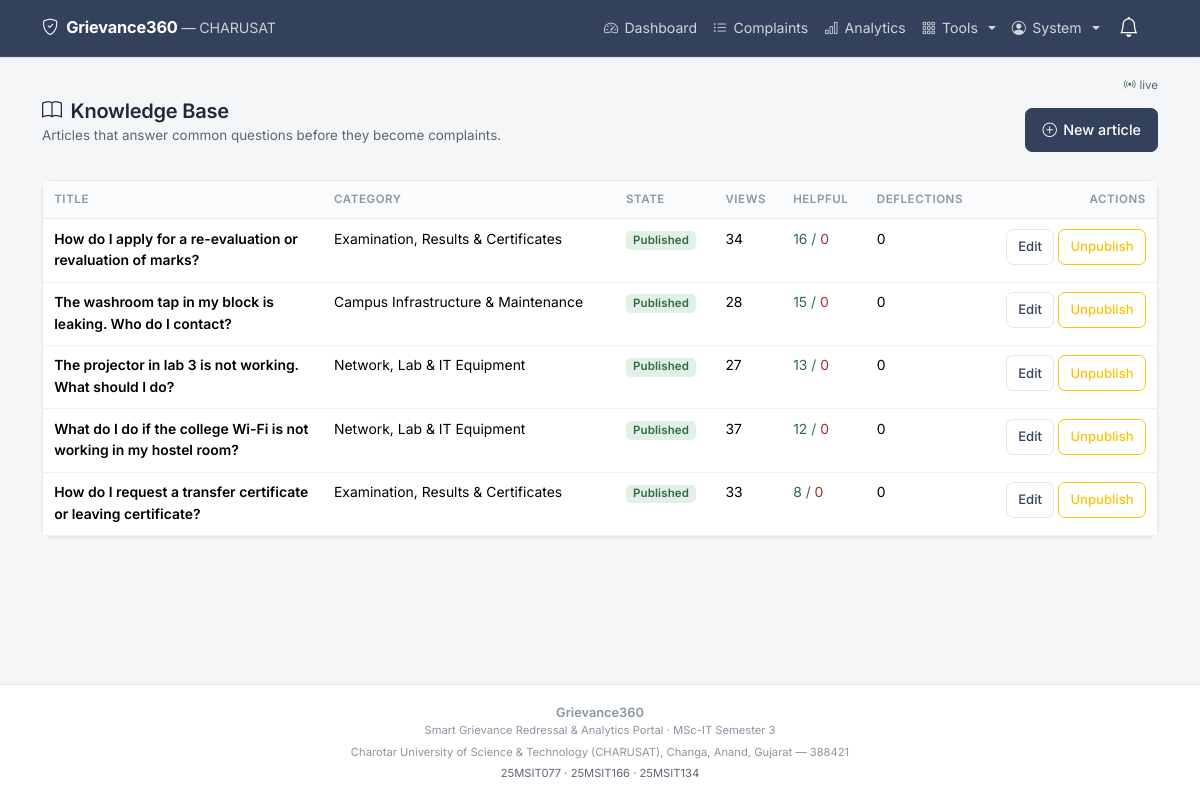
Screenshot of /admin/kb (signed in) with the database file from the repository.
### tables this page shows
CREATE TABLE users (
    id             INTEGER PRIMARY KEY AUTOINCREMENT,
    name           TEXT NOT NULL,
    email          TEXT NOT NULL UNIQUE,
    password_hash  TEXT NOT NULL,
    role           TEXT NOT NULL DEFAULT 'student'
                   CHECK (role IN ('student','staff','admin')),
    department_id  INTEGER,
    enrollment_no  TEXT,
    phone          TEXT,
    is_active      INTEGER NOT NULL DEFAULT 1,
    reset_token    TEXT,
    reset_expires  TEXT,
    created_at     TEXT NOT NULL, photo TEXT, program TEXT, student_department TEXT, semester TEXT,
    FOREIGN KEY (department_id) REFERENCES departments(id)
);

CREATE TABLE kb_articles (
    id           INTEGER PRIMARY KEY AUTOINCREMENT,
    title        TEXT NOT NULL,
    body         TEXT NOT NULL,
    category_id  INTEGER,
    is_published INTEGER NOT NULL DEFAULT 1,
    views        INTEGER NOT NULL DEFAULT 0,
    helpful_yes  INTEGER NOT NULL DEFAULT 0,
    helpful_no   INTEGER NOT NULL DEFAULT 0,
    deflections  INTEGER NOT NULL DEFAULT 0,
    author_id    INTEGER,
    published_at TEXT NOT NULL,
    FOREIGN KEY (category_id) REFERENCES categories(id),
    FOREIGN KEY (author_id)   REFERENCES users(id)
);

CREATE TABLE categories (
    id              INTEGER PRIMARY KEY AUTOINCREMENT,
    name            TEXT NOT NULL UNIQUE,
    department_id   INTEGER,
    sla_days        INTEGER NOT NULL DEFAULT 7,
    priority_weight INTEGER NOT NULL DEFAULT 1,
    created_at      TEXT NOT NULL,
    FOREIGN KEY (department_id) REFERENCES departments(id)
);

### app.py (the view)
@app.route("/admin/kb")
@login_required
@role_required("admin")
def admin_kb():
    articles = db.query_all(
        "SELECT a.*, c.name AS category_name "
        "FROM kb_articles a LEFT JOIN categories c ON c.id = a.category_id "
        "ORDER BY a.is_published DESC, a.helpful_yes DESC")
    return render_template("admin/kb.html", articles=articles)

### app.py (called while the page is built)
@login_manager.user_loader
def load_user(user_id):
    row = db.query_one(
        "SELECT * FROM users WHERE id = %s AND is_active = 1", (user_id,)
    )
    return User(row) if row else None

def role_required(*roles):
    def decorator(view):
        @wraps(view)
        def wrapped(*args, **kwargs):
            if not current_user.is_authenticated:
                return login_manager.unauthorized()
            if current_user.role not in roles:
                flash("You do not have permission to open that page.", "danger")
                return redirect(url_for("index"))
            return view(*args, **kwargs)
        return wrapped
    return decorator

@app.context_processor
def inject_globals():
    now = helpers.now_str()
    return {
        "status_color": helpers.status_color,
        "pretty_date": helpers.pretty_date,
        "priority_label": helpers.priority_label,
        "is_breached": helpers.is_breached,
        "days_left": helpers.days_left,
        "ALL_STATUSES": config.STATUSES,
        "current_year": datetime.now().year,
        "now": now,
    }

### db.py (called while the page is built, shortened)
def _connect():
    if config.DB_ENGINE == "sqlite":
        raw = sqlite3.connect(config.SQLITE_PATH)
        raw.row_factory = sqlite3.Row          # lets us build dicts from rows
        raw.execute("PRAGMA foreign_keys = ON")  # SQLite needs this switched on
        return _SQLiteConnection(raw)

def get_db():
    if "db" not in g:
        g.db = _connect()
    return g.db

def query_all(sql, params=()):
    cursor = get_db().cursor()
    cursor.execute(sql, params)
    rows = cursor.fetchall()
    cursor.close()
    return rows

def query_one(sql, params=()):
    cursor = get_db().cursor()
    cursor.execute(sql, params)
    row = cursor.fetchone()
    cursor.close()
    return row

    def execute(self, sql, params=()):
        return self._cursor.execute(sql.replace("%s", "?"), params)

    def fetchone(self):
        row = self._cursor.fetchone()
        return dict(row) if row is not None else None

    def fetchall(self):
        return [dict(row) for row in self._cursor.fetchall()]

    def close(self):
        self._cursor.close()

    def cursor(self):
        return _SQLiteCursor(self._connection.cursor())

    def close(self):
        self._connection.close()

### helpers.py (called while the page is built)
def now_str():
    return datetime.now().strftime(DT_FORMAT)

### templates/admin/kb.html (shortened to what this page needs)
{% extends "base.html" %}
{% block content %}
<div class="ge-page-head d-flex flex-wrap align-items-center justify-content-between gap-2">
  <div>
    <h4><i class="bi bi-book me-1"></i> Knowledge Base</h4>
    <p class="ge-page-sub">Articles that answer common questions before they become complaints.</p>
  </div>
  <a href="{{ url_for('admin_kb_save') }}" class="btn btn-primary">
    <i class="bi bi-plus-circle"></i> New article
  </a>
</div>
<div class="ge-card">
  <div class="ge-desktop-table table-responsive">
    <table class="table table-hover mb-0">
      <thead>
        <tr>
          <th>Title</th><th>Category</th><th>State</th>
          <th>Views</th><th>Helpful</th><th>Deflections</th>
          <th class="text-end">Actions</th>
        </tr>
      </thead>
      <tbody>
        {% for a in articles %}
        <tr>
          <td class="fw-semibold ge-wrap" style="max-width:260px">{{ a.title }}</td>
          <td>{{ a.category_name or '—' }}</td>
          <td>
            {% if a.is_published %}
              <span class="badge bg-success">Published</span>
            {% else %}
              <span class="badge bg-secondary">Draft</span>
            {% endif %}
          </td>
          <td>{{ a.views }}</td>
          <td class="text-success">{{ a.helpful_yes }} / <span class="text-danger">{{ a.helpful_no }}</span></td>
          <td>{{ a.deflections }}</td>
          <td class="text-end">
            <div class="d-flex gap-1 justify-content-end">
              <a href="{{ url_for('admin_kb_save', article_id=a.id) }}"
                 class="btn btn-sm btn-outline-primary">Edit</a>
              <form method="post" action="{{ url_for('admin_kb_toggle', article_id=a.id) }}">
                <button class="btn btn-sm {{ 'btn-outline-warning' if a.is_published else 'btn-outline-success' }}">
                  {{ 'Unpublish' if a.is_published else 'Publish' }}
                </button>
              </form>
            </div>
          </td>
        </tr>
        {% else %}
        <tr><td colspan="7" class="text-center text-muted py-4">No articles yet. Create one to start deflecting complaints.</td></tr>
        {% endfor %}
      </tbody>
    </table>
  </div>
</div>
{% endblock %}

### templates/base.html (shortened to what this page needs)
<!DOCTYPE html>
<html lang="en">
<head>
  <link href="https://cdn.jsdelivr.net/npm/bootstrap@5.3.3/dist/css/bootstrap.min.css" rel="stylesheet">
  <link href="https://cdn.jsdelivr.net/npm/bootstrap-icons@1.11.3/font/bootstrap-icons.css" rel="stylesheet">
  <link href="{{ url_for('static', filename='css/style.css') }}" rel="stylesheet">
</head>
<body>
<nav class="navbar navbar-expand-md navbar-dark ge-navbar sticky-top">
  <div class="container">
    <a class="navbar-brand fw-bold d-flex align-items-center gap-2"
       href="{{ url_for('index') }}">
      <i class="bi bi-shield-check"></i>
      <span>
        Grievance360
        <span class="d-none d-md-inline fw-normal small opacity-75">
          &mdash; CHARUSAT
        </span>
      </span>
    </a>
    {% if current_user.is_authenticated %}
    <div class="dropdown order-md-last ms-auto me-2">
      <button class="btn btn-link nav-link position-relative ge-tap"
              type="button" data-bs-toggle="dropdown" aria-expanded="false"
              aria-label="Notifications">
        <i class="bi bi-bell fs-5 text-white"></i>
      </button>
    </div>
    {% endif %}
    <div class="collapse navbar-collapse" id="mainNav">
      <ul class="navbar-nav ms-auto mb-2 mb-md-0 align-items-md-center">
        {% if current_user.is_authenticated %}
          {% if current_user.role == 'student' %}
            <li class="nav-item">
              <a class="nav-link ge-tap" href="{{ url_for('student_dashboard') }}">
                <i class="bi bi-grid"></i> My Complaints</a>
            </li>
            <li class="nav-item">
              <a class="nav-link ge-tap" href="{{ url_for('raise_complaint') }}">
                <i class="bi bi-plus-circle"></i> Raise Complaint</a>
            </li>
            <li class="nav-item">
              <a class="nav-link ge-tap" href="{{ url_for('kb_list') }}">
                <i class="bi bi-book"></i> Help</a>
            </li>
            <li class="nav-item">
              <a class="nav-link ge-tap" href="{{ url_for('announcements') }}">
                <i class="bi bi-megaphone"></i> Notices</a>
            </li>
            <li class="nav-item">
              <a class="nav-link ge-tap" href="{{ url_for('profile') }}">
                <i class="bi bi-person-circle"></i> Profile</a>
            </li>
          {% elif current_user.role == 'admin' %}
            <li class="nav-item">
              <a class="nav-link ge-tap" href="{{ url_for('admin_dashboard') }}">
                <i class="bi bi-speedometer2"></i> Dashboard</a>
            </li>
            <li class="nav-item">
              <a class="nav-link ge-tap" href="{{ url_for('admin_complaints') }}">
                <i class="bi bi-list-ul"></i> Complaints</a>
            </li>
            <li class="nav-item">
              <a class="nav-link ge-tap" href="{{ url_for('admin_analytics') }}">
                <i class="bi bi-bar-chart"></i> Analytics</a>
            </li>
            <li class="nav-item dropdown">
              <a class="nav-link dropdown-toggle ge-tap" href="#" role="button"
                 data-bs-toggle="dropdown">
                <i class="bi bi-grid-3x3-gap"></i> Tools
              </a>
            </li>
          {% endif %}
          <li class="nav-item dropdown">
            <a class="nav-link dropdown-toggle ge-tap" href="#" role="button"
               data-bs-toggle="dropdown">
              <i class="bi bi-person-circle"></i>
              {{ current_user.name.split(' ')[0] }}
            </a>
          </li>
        {% endif %}
      </ul>
    </div>
  </div>
</nav>
<main class="container ge-main">
  {% if current_user.is_authenticated %}
  <div class="d-flex justify-content-end mb-1" style="min-height:18px">
    <span id="liveBar" class="d-inline-flex align-items-center gap-1"
          style="font-size:.72rem;color:var(--ge-muted,#64748b)">
      <i class="bi bi-broadcast text-success"></i>
      <span class="text-muted">live</span>
    </span>
  </div>
  {% endif %}
  {% block content %}{% endblock %}
</main>
<footer class="ge-footer no-print">
  <div class="container text-center">
    <div class="fw-semibold">Grievance360</div>
    <div class="small">
      Smart Grievance Redressal &amp; Analytics Portal &middot; MSc-IT Semester 3
    </div>
    <div class="small mt-1">
      Charotar University of Science &amp; Technology (CHARUSAT),
      Changa, Anand, Gujarat &mdash; 388421
    </div>
    <div class="small mt-1 text-muted">
      25MSIT077 &middot; 25MSIT166 &middot; 25MSIT134
    </div>
  </div>
</footer>
</body>
</html>

### static/css/style.css (style rules this page uses)
:root { --ge-ink: #1f2937; --ge-ink-soft: #5b6674; --ge-ink-faint: #8b95a3; --ge-primary: #33415c; --ge-primary-dark: #283346; --ge-accent: #5b6ea8; --ge-accent-soft: #eef1f8; --ge-bg: #f5f6f8; --ge-surface: #ffffff; --ge-line: #e4e7ec; --ge-line-soft: #eef0f3; --ge-radius: 10px; --ge-radius-sm: 7px; --ge-shadow: 0 1px 2px rgba(31, 41, 55, .05), 0 1px 3px rgba(31, 41, 55, .04); --ge-shadow-lift: 0 4px 12px rgba(31, 41, 55, .08); --ge-bottomnav-height: 60px; }
html, body { overflow-x: hidden; max-width: 100%; }
body { background-color: var(--ge-bg); color: var(--ge-ink); font-family: "Inter", -apple-system, BlinkMacSystemFont, "Segoe UI", Roboto, "Helvetica Neue", Arial, sans-serif; font-size: 15px; line-height: 1.55; -webkit-font-smoothing: antialiased; display: flex; flex-direction: column; min-height: 100vh; }
h1, h2, h3, h4, h5, h6 { font-weight: 600; letter-spacing: -.011em; color: var(--ge-ink); }
h4 { font-size: 1.25rem; }
a { color: var(--ge-accent); text-decoration: none; }
.text-muted { color: var(--ge-ink-soft) !important; }
.ge-main { flex: 1 0 auto; padding-top: .25rem; padding-bottom: 1.5rem; }
.ge-page-head { margin-bottom: 1.15rem; }
.ge-page-head h4 { margin-bottom: .15rem; }
.ge-page-head .ge-page-sub { font-size: .84rem; color: var(--ge-ink-soft); }
.ge-tap, .btn { min-height: 44px; display: inline-flex; align-items: center; justify-content: center; gap: .4rem; }
.btn { border-radius: var(--ge-radius-sm); font-size: .9rem; font-weight: 500; padding: .45rem 1rem; }
.btn-sm { min-height: 36px; font-size: .82rem; padding: .3rem .7rem; }
.btn-primary { background-color: var(--ge-primary); border-color: var(--ge-primary); }
.btn-outline-primary { color: var(--ge-primary); border-color: var(--ge-line); background: var(--ge-surface); }
.badge { font-weight: 600; font-size: .72rem; letter-spacing: .01em; padding: .32em .6em; border-radius: 5px; }
.badge.bg-success { background-color: #e3f0e7 !important; color: #2f6b43 !important; }
.ge-navbar { background: var(--ge-primary); border-bottom: 1px solid rgba(255, 255, 255, .06); box-shadow: 0 1px 3px rgba(31, 41, 55, .10); padding-top: .35rem; padding-bottom: .35rem; }
.ge-navbar .navbar-brand { font-size: 1.02rem; font-weight: 600; letter-spacing: -.01em; color: #fff; }
.ge-navbar .nav-link { color: rgba(255, 255, 255, .78); font-size: .88rem; border-radius: var(--ge-radius-sm); padding-left: .7rem; padding-right: .7rem; }
.ge-card { border: 1px solid var(--ge-line); border-radius: var(--ge-radius); box-shadow: var(--ge-shadow); background: var(--ge-surface); }
.text-success { color: #2f6b43 !important; }
.text-danger { color: #9c3232 !important; }
.ge-wrap { overflow-wrap: anywhere; word-break: break-word; }
.table { font-size: .87rem; color: var(--ge-ink); margin-bottom: 0; }
.table > :not(caption) > * > * { padding: .6rem .7rem; }
.table thead th { font-size: .72rem; font-weight: 600; letter-spacing: .05em; text-transform: uppercase; color: var(--ge-ink-faint); background: #fafbfc; border-bottom: 1px solid var(--ge-line); white-space: nowrap; }
.table tbody tr { border-color: var(--ge-line-soft); }
.ge-desktop-table { display: none; }
@media (min-width: 768px) { .ge-desktop-table { display: block; } }
.ge-footer { flex-shrink: 0; background: var(--ge-surface); border-top: 1px solid var(--ge-line); padding: 1.1rem 0; margin-top: 1.5rem; font-size: .8rem; color: var(--ge-ink-faint); }
@media (min-width: 1200px) { .ge-main.container { max-width: 1140px; } }

### rows the page displays
users: name "System"
kb_articles: title "How do I apply for a re-evaluation or revaluation of marks?", name "Examination, Results & Certificates", shows "Published", views "34", helpful_yes "16", helpful_no "0", deflections "0", is_published "Unpublish"
kb_articles: title "The washroom tap in my block is leaking. Who do I contact?", name "Campus Infrastructure & Maintenance", shows "Published", views "28", helpful_yes "15", helpful_no "0", deflections "0", is_published "Unpublish"
kb_articles: title "The projector in lab 3 is not working. What should I do?", name "Network, Lab & IT Equipment", shows "Published", views "27", helpful_yes "13", helpful_no "0", deflections "0", is_published "Unpublish"
kb_articles: title "What do I do if the college Wi-Fi is not working in my hostel room?", name "Network, Lab & IT Equipment", shows "Published", views "37", helpful_yes "12", helpful_no "0", deflections "0", is_published "Unpublish"
kb_articles: title "How do I request a transfer certificate or leaving certificate?", name "Examination, Results & Certificates", shows "Published", views "33", helpful_yes "8", helpful_no "0", deflections "0", is_published "Unpublish"
